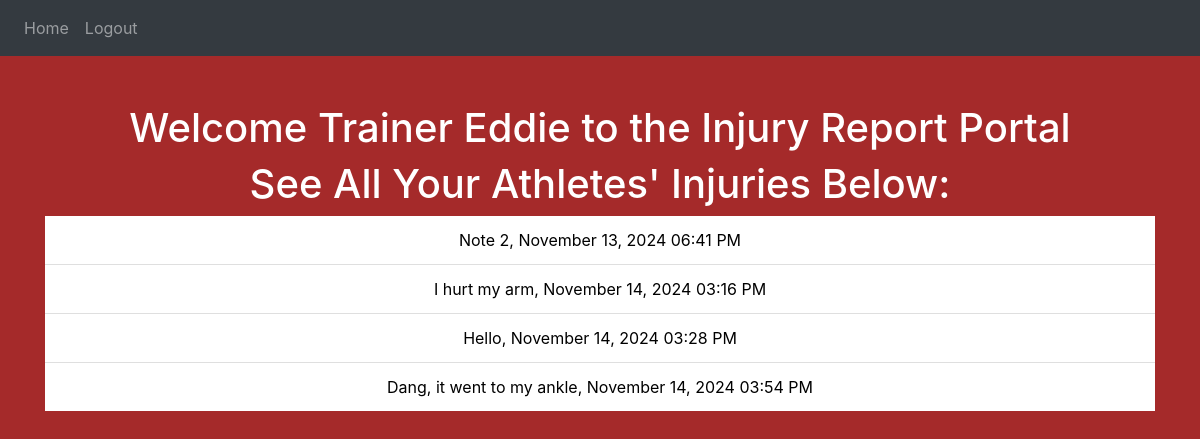
Page /trainerHome (signed in) on the committed database.
### website/models.py (models this page shows)
class User(db.Model, UserMixin): #defines layout for objects
    id = db.Column(db.Integer, primary_key=True) #unique identifier that represents object
    email = db.Column(db.String(150), unique=True) #says no user can have the same email as another user
    password = db.Column(db.String(150))
    first_name = db.Column(db.String(150))
    last_name = db.Column(db.String(150))
    role = db.Column(db.String(150))
    notes = db.relationship('Note')

class Note(db.Model): #defines layout for objects
    id = db.Column(db.Integer, primary_key=True) #unique identifier that represents object
    data = db.Column(db.String(10000)) #the note itself
    date = db.Column(db.DateTime(timezone=True), default=func.now()) #date and time of note
    user_id = db.Column(db.Integer, db.ForeignKey('user.id')) #references an ID to a column of a different database

### website/views.py (the view)
@views.route('/trainerHome', methods=['GET', 'POST']) # defines url to where this next function takes us (function runs when we go to this url)
@login_required
def trainerHome():
    notes = Note.query.all()
    est = pytz.timezone('US/Eastern')
    for note in notes:
        if note.date.tzinfo is None:
            note.date = pytz.utc.localize(note.date)
        note.date = note.date.astimezone(est)
    return render_template("trainerHome.html", user=current_user, notes=notes) #renders the html inside of trainerHome.html

### website/templates/trainerHome.html (shortened to what this page needs)
{% extends "base.html" %} {% block title  %}Trainer Home{% endblock%}
{% block content %}
<br>
<br>
<div style="text-align: center;">
    <h1>Welcome Trainer {{ user.first_name }} to the Injury Report Portal</h1>
  </div>
  <div style="text-align: center;">
    <h1>See All Your Athletes' Injuries Below: </h1>
    <ul class="list-group list-group-flush" id="notes">
        {% for note in notes %}
        <li class="list-group-item" style="color: black;">{{ note.data }}, {{ note.date.strftime("%B %d, %Y %I:%M %p") }}
        </li>
        {% endfor %}
    </ul>
  </div>
{% endblock %}

### website/templates/trainerHome.html (style rules this page uses)
body { background: brown; color: white; }

### rows in the picture
User: first_name "Eddie"
Note: data "Note 2", date "November 13, 2024 06:41 PM"
Note: data "I hurt my arm", date "November 14, 2024 03:16 PM"
Note: data "Hello", date "November 14, 2024 03:28 PM"
Note: data "Dang, it went to my ankle", date "November 14, 2024 03:54 PM"
